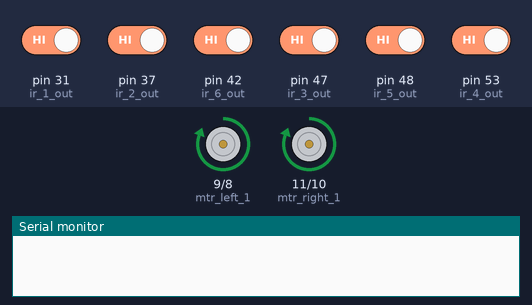
Bench run of a sketch on a simulated Arduino Mega 2560, built with avr-gcc and run on an emulated ATmega2560. Parts: motor-driver pin pairs drawn as motors (green arrow = first pin HIGH = forward, orange = second pin HIGH = backward, longer = more drive), the last lines printed to the serial monitor. Inputs (shaded band) come from the test bench; at power-on: pin 31 (ir_1_out), pin 37 (ir_2_out), pin 42 (ir_6_out), pin 47 (ir_3_out), pin 48 (ir_5_out), pin 53 (ir_4_out) HIGH.

Above: at 1.2 s.
1.3 s: pin 31 (ir_1_out) driven LOW
At 2.1 s:
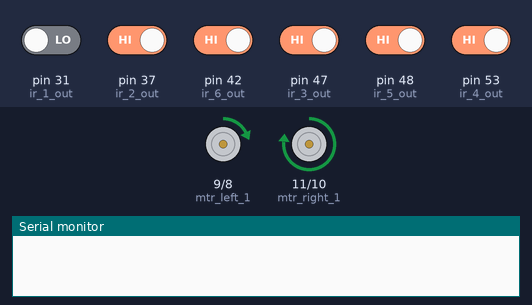
2.8 s: pin 37 (ir_2_out) driven LOW
At 3.2 s:
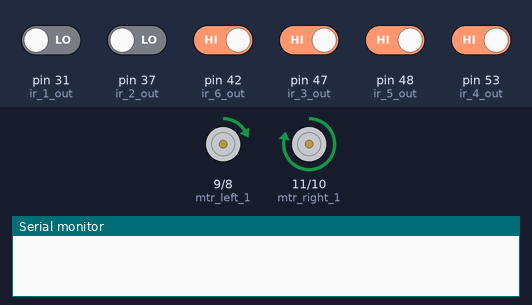
4.3 s: pin 48 (ir_5_out) driven LOW
At 5.5 s:
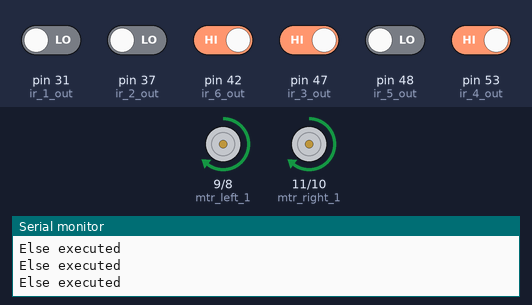
5.8 s: pin 31 (ir_1_out) driven HIGH
At 7.0 s:
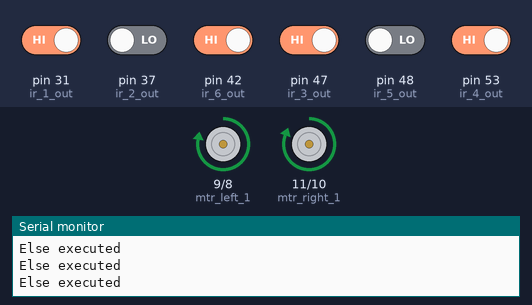
7.3 s: pin 47 (ir_3_out) driven LOW
At 7.8 s:
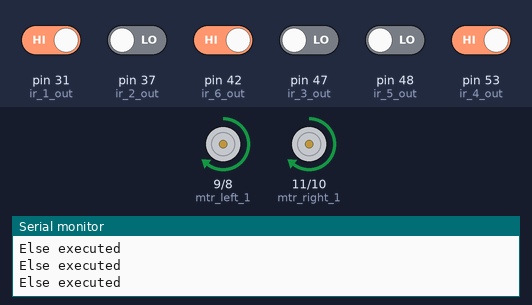
10.3 s: pin 47 (ir_3_out) driven HIGH
At 11.5 s:
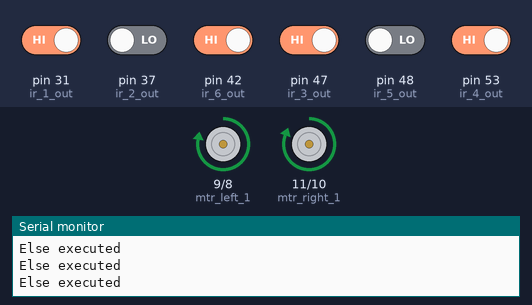
Timing chart, 0 to 12.8 s (numbered marks = the images above; inputs shaded):
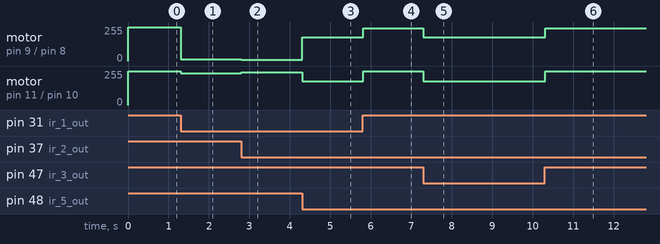

The sketch:

line_following_robot.ino
```cpp
////////IR sensors///////////////
#define ir_1_vcc 33
#define ir_1_gnd 35
#define ir_1_out 31

#define ir_2_vcc 39
#define ir_2_gnd 41
#define ir_2_out 37

#define ir_3_vcc 45
#define ir_3_gnd 43
#define ir_3_out 47

#define ir_4_vcc 49
#define ir_4_gnd 51
#define ir_4_out 53

#define ir_5_vcc 50
#define ir_5_gnd 52
#define ir_5_out 48

#define ir_6_vcc 44
#define ir_6_gnd 46
#define ir_6_out 42

///////////Motor control////////////
#define mtr_left_1 9
#define mtr_left_2 8

#define mtr_right_1 11
#define mtr_right_2 10

//Other variables
//Kp = 5, Ki = 0, Kd = 10 -->good
//Kp = 2, Ki = 0, Kd = 0 -->initial
//Kp = 5, Ki = 0, Kd = 30 -->check

float Kp = 5, Ki = 0, Kd = 30;
float P = 0, I = 0, D = 0, PID_value = 0;
float error = 0, prev_error = 0, prev_I = 0;

int initial_motor_speed = 255;
int sensor[6] = {0};
unsigned long currentTime = 0, prevTime = 0;

bool rightFlag = false, leftFlag = false, elseExecuted = false;

void readSensor(void);
void calculatePID(void);
void motorControl(void);
int checkFront(int);

void setup() {
  // IR sensor initiasaitoon
  pinMode(ir_1_vcc,OUTPUT);
  pinMode(ir_1_gnd,OUTPUT);
  pinMode(ir_1_out,INPUT);

  pinMode(ir_2_vcc,OUTPUT);
  pinMode(ir_2_gnd,OUTPUT);
  pinMode(ir_2_out,INPUT);

  pinMode(ir_3_vcc,OUTPUT);
  pinMode(ir_3_gnd,OUTPUT);
  pinMode(ir_3_out,INPUT);

  pinMode(ir_4_vcc,OUTPUT);
  pinMode(ir_4_gnd,OUTPUT);
  pinMode(ir_4_out,INPUT);

  pinMode(ir_5_vcc,OUTPUT);
  pinMode(ir_5_gnd,OUTPUT);
  pinMode(ir_5_out,INPUT);

  pinMode(ir_6_vcc,OUTPUT);
  pinMode(ir_6_gnd,OUTPUT);
  pinMode(ir_6_out,INPUT);

  digitalWrite(ir_1_vcc,HIGH);
  digitalWrite(ir_1_gnd,LOW);

  digitalWrite(ir_2_vcc,HIGH);
  digitalWrite(ir_2_gnd,LOW);

  digitalWrite(ir_3_vcc,HIGH);
  digitalWrite(ir_3_gnd,LOW);

  digitalWrite(ir_4_vcc,HIGH);
  digitalWrite(ir_4_gnd,LOW);

  digitalWrite(ir_5_vcc,HIGH);
  digitalWrite(ir_5_gnd,LOW);

  digitalWrite(ir_6_vcc,HIGH);
  digitalWrite(ir_6_gnd,LOW);

    //Motor initialisation
  pinMode(mtr_left_1,OUTPUT);
  pinMode(mtr_left_2,OUTPUT);
  pinMode(mtr_right_1,OUTPUT);
  pinMode(mtr_right_2,OUTPUT);

  Serial.begin(9600);

}

void loop() {

  readSensor();
  calculatePID();
  motorControl();
}

int checkFront(int n)
{
  if(sensor[5]==0)
  {
    return 0;
  }
  else
  {
    return n;
  }
}

void readSensor()
{
  sensor[0] = digitalRead(ir_1_out);
  sensor[1] = digitalRead(ir_2_out);
  sensor[2] = digitalRead(ir_3_out);
  sensor[3] = digitalRead(ir_4_out);
  sensor[4] = digitalRead(ir_5_out);
  sensor[5] = digitalRead(ir_6_out);
/*
  Serial.print(sensor[0]);
  Serial.print(" ");
  Serial.print(sensor[1]);
  Serial.print(" ");
  Serial.print(sensor[2]);
  Serial.print(" ");
  Serial.print(sensor[3]);
  Serial.print(" ");
  Serial.print(sensor[4]);
  Serial.print(" ");
  Serial.println(sensor[5]);
*/
  elseExecuted = false;

  //Bot is right of track, hence it should turn left
  if(sensor[0]==0 && sensor[1]==1 && sensor[2]==1 && sensor[3]==1 && sensor[4]==1) //01111
    error = 3;
  else if(sensor[0]==0 && sensor[1]==0 && sensor[2]==1 && sensor[3]==1 && sensor[4]==1) //00111
    error = checkFront(2);
  else if(sensor[0]==0 && sensor[1]==0 && sensor[2]==0 && sensor[3]==1 && sensor[4]==1) //00011 -Left 90deg turn
    {
      error = checkFront(1);
      /*
      if(error == 1)
      {
       currentTime = millis();
       if((currentTime - prevTime)>1000)
       {
        leftFlag = true;
       }
       prevTime = currentTime;
      }*/
    }
  else if(sensor[0]==1 && sensor[1]==0 && sensor[2]==0 && sensor[3]==1 && sensor[4]==1) //10011
    error = checkFront(1);
  else if(sensor[0]==1 && sensor[1]==0 && sensor[2]==1 && sensor[3]==1 && sensor[4]==1) //10111
    error = 1;

  //Bot is in correct position, hence continue forward
  else if(sensor[0]==1 && sensor[1]==1 && sensor[2]==0 && sensor[3]==1 && sensor[4]==1) //11011
    {
      error = 0;
      /*
      if(leftFlag == true)
      {
        leftFlag = false;
        //Serial.print("L");
      }
      else if(rightFlag == true)
      {
        rightFlag = false;
        //Serial.print("R");
      }*/
    }

  //Bot is left of track, hene it should turn right
  else if(sensor[0]==1 && sensor[1]==1 && sensor[2]==0 && sensor[3]==0 && sensor[4]==1) //11001
   { error = checkFront(-1);  }
  else if(sensor[0]==1 && sensor[1]==1 && sensor[2]==1 && sensor[3]==0 && sensor[4]==1) //11101
    error = -1;
  else if(sensor[0]==1 && sensor[1]==1 && sensor[2]==0 && sensor[3]==0 && sensor[4]==0) //11000  -Right 90deg turn
    {

      error = checkFront(-1);
      /*
      if(error == -1)
      {
       currentTime = millis();
       if((currentTime - prevTime)>1000)
       {
        rightFlag = true;
       }
       prevTime = currentTime;
      }*/
    }
  else if(sensor[0]==1 && sensor[1]==1 && sensor[2]==0 && sensor[3]==0 && sensor[4]==1) //11100
    error = checkFront(-2);
  else if(sensor[0]==1 && sensor[1]==1 && sensor[2]==1 && sensor[3]==1 && sensor[4]==0) //11110
    error = -3;


  /////////////Special cases --Y-intersection//////////////////////////
 // TODO: ?Add if to all Y statements that sensor[5]==1

  //Bot in middle of Y
  else if(sensor[0]==1 && sensor[1]==0 && sensor[2]==0 && sensor[3]==0 && sensor[4]==1) //10001
    error = 2;
  else if(sensor[0]==1 && sensor[1]==0 && sensor[2]==1 && sensor[3]==0 && sensor[4]==1) //10101
    error = 2;
  else if(sensor[0]==0 && sensor[1]==1 && sensor[2]==1 && sensor[3]==1 && sensor[4]==0) //01110
    error = 3;

  //Bot slightly right
  else if(sensor[0]==0 && sensor[1]==1 && sensor[2]==0 && sensor[3]==1 && sensor[4]==1) //01011
    error = 1;
  else if(sensor[0]==0 && sensor[1]==1 && sensor[2]==1 && sensor[3]==0 && sensor[4]==1) //01101
    error = 2;


  //Bot slightly left
  else if(sensor[0]==1 && sensor[1]==1 && sensor[2]==0 && sensor[3]==1 && sensor[4]==1) //11010
    error = -1;
  else if(sensor[0]==1 && sensor[1]==0 && sensor[2]==1 && sensor[3]==1 && sensor[4]==0) //10110
    error = -2;
  //////////////////////Y-cases end///////////////////////////////////


  //Extreme error cases, hence should check previous_error
  else if(sensor[0]==1 && sensor[1]==1 && sensor[2]==1 && sensor[3]==1 && sensor[4]==1) //11111
  { if(prev_error==3)
    {error = 4; }
    else if(prev_error==-3)
    {error = -4; }
  }

 else if(sensor[0]==0 && sensor[1]==0 && sensor[2]==0 && sensor[3]==0 && sensor[4]==0)//00000 - T or + intersection --> take left turn
 {

    error = checkFront(1);

    /*
    if((error != 0)&&(millis()>1000)) //finish condition, stop all motors
    {
     digitalWrite(mtr_left_1,LOW);
     digitalWrite(mtr_left_2,LOW);
     digitalWrite(mtr_right_1,LOW);
     digitalWrite(mtr_right_2,LOW);
     exit(0);
    }
    */
 }
 else
 {
    elseExecuted = true;
    Serial.println("Else executed");
 }

}

//10000,00001,00000

void calculatePID()
{
  P = error;
  I = I + error;
  D = error - prev_error;

  PID_value = (Kp*P) + (Ki*I) + (Kd*D);

  prev_error = error;
}

void motorControl()
{
      int left_motor_speed;
      int right_motor_speed;

      if(elseExecuted == false)
      {
        left_motor_speed = initial_motor_speed + PID_value;
        right_motor_speed = initial_motor_speed - PID_value;
      }
      else
      {
        left_motor_speed = 0.7*initial_motor_speed;
        right_motor_speed = 0.7*initial_motor_speed;
      }


      if(left_motor_speed > 0)
      {
        constrain(left_motor_speed,0,255);
        analogWrite(mtr_left_1,left_motor_speed);
        analogWrite(mtr_left_2,0);
      }
      else
      {
        left_motor_speed = -left_motor_speed;
        constrain(left_motor_speed,0,255);
        analogWrite(mtr_left_1,0);
        analogWrite(mtr_left_2,left_motor_speed);
      }

      if(right_motor_speed > 0)
      {
        constrain(right_motor_speed,0,255);
        analogWrite(mtr_right_1,right_motor_speed);
        analogWrite(mtr_right_2,0);
      }
      else
      {
        right_motor_speed = -right_motor_speed;
        constrain(right_motor_speed,0,255);
        analogWrite(mtr_right_1,0);
        analogWrite(mtr_right_2,right_motor_speed);
      }

}
```

Measured:
- after the input at 1.3 s, motor on pin 9 (mtr_left_1) / pin 8 (mtr_left_2): forward 255/255 → forward 14/255 at once; motor on pin 11 (mtr_right_1) / pin 10 (mtr_right_2): forward 255/255 → forward 240/255 at once
- after the input at 2.8 s, motor on pin 9 (mtr_left_1) / pin 8 (mtr_left_2): forward 14/255 → forward 9/255 at once; motor on pin 11 (mtr_right_1) / pin 10 (mtr_right_2): forward 240/255 → forward 245/255 at once
- after the input at 4.3 s, motor on pin 9 (mtr_left_1) / pin 8 (mtr_left_2): forward 9/255 → forward 178/255 at once; motor on pin 11 (mtr_right_1) / pin 10 (mtr_right_2): forward 245/255 → forward 178/255 at once
- after the input at 5.8 s, motor on pin 9 (mtr_left_1) / pin 8 (mtr_left_2): forward 178/255 → forward 245/255 at once; motor on pin 11 (mtr_right_1) / pin 10 (mtr_right_2): forward 178/255 → forward 255/255 at once
- after the input at 7.3 s, motor on pin 9 (mtr_left_1) / pin 8 (mtr_left_2): forward 245/255 → forward 178/255 at once; motor on pin 11 (mtr_right_1) / pin 10 (mtr_right_2): forward 255/255 → forward 178/255 at once
- after the input at 10.3 s, motor on pin 9 (mtr_left_1) / pin 8 (mtr_left_2): forward 178/255 → forward 245/255 at once; motor on pin 11 (mtr_right_1) / pin 10 (mtr_right_2): forward 178/255 → forward 255/255 at once
